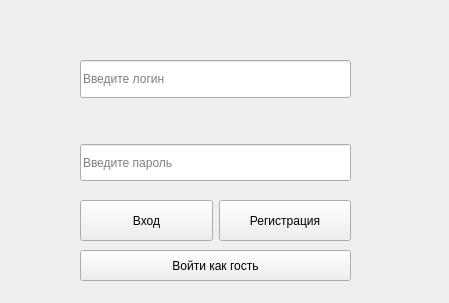
<?xml version="1.0" encoding="UTF-8"?>
<ui version="4.0">
 <class>MainWindow</class>
 <widget class="QMainWindow" name="MainWindow">
  <property name="geometry">
   <rect>
    <x>0</x>
    <y>0</y>
    <width>449</width>
    <height>303</height>
   </rect>
  </property>
  <property name="windowTitle">
   <string>MainWindow</string>
  </property>
  <widget class="QWidget" name="centralwidget">
   <widget class="QWidget" name="layoutWidget">
    <property name="geometry">
     <rect>
      <x>80</x>
      <y>60</y>
      <width>271</width>
      <height>121</height>
     </rect>
    </property>
    <layout class="QVBoxLayout" name="verticalLayout">
     <item>
      <widget class="QLineEdit" name="login_line">
       <property name="sizePolicy">
        <sizepolicy hsizetype="Minimum" vsizetype="Expanding">
         <horstretch>0</horstretch>
         <verstretch>0</verstretch>
        </sizepolicy>
       </property>
       <property name="placeholderText">
        <string>Введите логин</string>
       </property>
      </widget>
     </item>
     <item>
      <spacer name="verticalSpacer">
       <property name="orientation">
        <enum>Qt::Vertical</enum>
       </property>
       <property name="sizeHint" stdset="0">
        <size>
         <width>20</width>
         <height>40</height>
        </size>
       </property>
      </spacer>
     </item>
     <item>
      <widget class="QLineEdit" name="password_line">
       <property name="sizePolicy">
        <sizepolicy hsizetype="Minimum" vsizetype="Expanding">
         <horstretch>0</horstretch>
         <verstretch>0</verstretch>
        </sizepolicy>
       </property>
       <property name="placeholderText">
        <string>Введите пароль</string>
       </property>
      </widget>
     </item>
    </layout>
   </widget>
   <widget class="QWidget" name="layoutWidget">
    <property name="geometry">
     <rect>
      <x>80</x>
      <y>200</y>
      <width>271</width>
      <height>41</height>
     </rect>
    </property>
    <layout class="QHBoxLayout" name="horizontalLayout">
     <item>
      <widget class="QPushButton" name="login_btn">
       <property name="sizePolicy">
        <sizepolicy hsizetype="Minimum" vsizetype="Expanding">
         <horstretch>0</horstretch>
         <verstretch>0</verstretch>
        </sizepolicy>
       </property>
       <property name="text">
        <string>Вход</string>
       </property>
      </widget>
     </item>
     <item>
      <widget class="QPushButton" name="reg_btn">
       <property name="sizePolicy">
        <sizepolicy hsizetype="Minimum" vsizetype="Expanding">
         <horstretch>0</horstretch>
         <verstretch>0</verstretch>
        </sizepolicy>
       </property>
       <property name="text">
        <string>Регистрация</string>
       </property>
      </widget>
     </item>
    </layout>
   </widget>
   <widget class="QPushButton" name="guest_button">
    <property name="geometry">
     <rect>
      <x>80</x>
      <y>250</y>
      <width>271</width>
      <height>31</height>
     </rect>
    </property>
    <property name="text">
     <string>Войти как гость</string>
    </property>
   </widget>
  </widget>
 </widget>
 <resources/>
 <connections/>
</ui>
